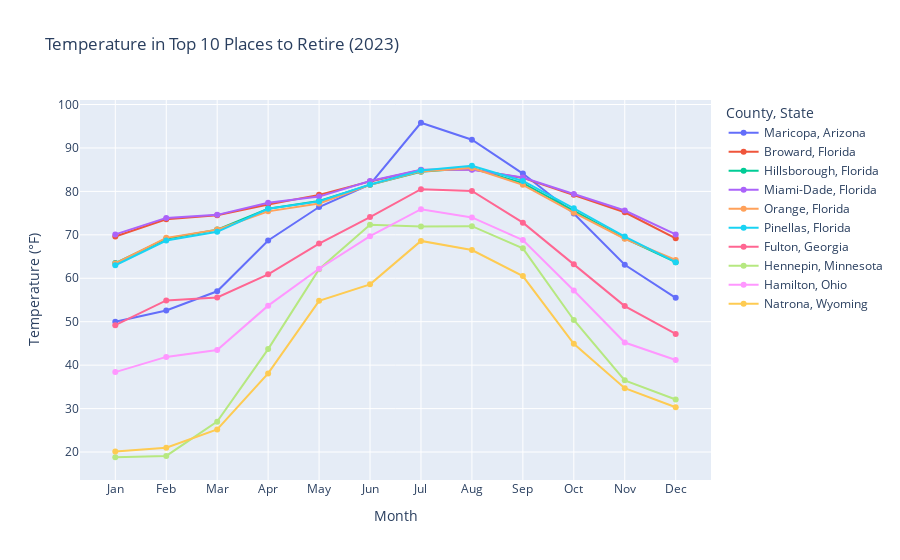
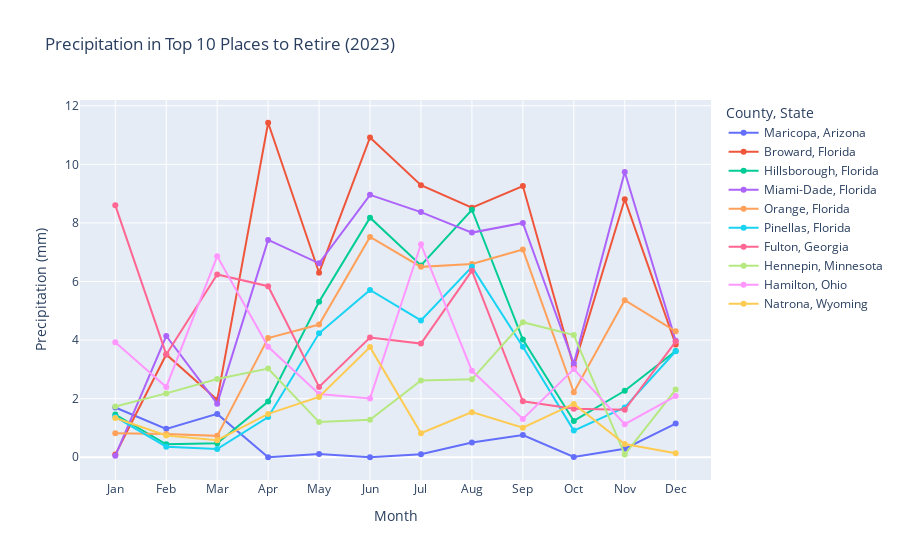

Here is the notebook cell these charts were saved with, in order:
### Code cell
import pandas as pd
import plotly.express as px
import plotly.graph_objects as go

# Assuming final_results is your DataFrame already filtered for the year 2023
final_results = final_results[final_results['year'] == 2023]
# Create a new column for the legend
final_results['County_State'] = final_results['County_Name'] + ', ' + final_results['State']

# Create a line plot for temperature
fig_temp = px.line(
    final_results,
    x='month',
    y='temp',
    color='County_State',  # Use the new column for legend
    markers=True,
    title='Temperature in Top 10 Places to Retire (2023)'
)

# Update layout for temperature
fig_temp.update_layout(
    xaxis_title='Month',
    yaxis_title='Temperature (°F)',  # Adjust unit as needed
    legend_title='County, State',
)

# Show temperature plot
fig_temp.show()

# Create a line plot for precipitation
fig_percip = px.line(
    final_results,
    x='month',
    y='percip',
    color='County_State',  # Use the new column for legend
    markers=True,
    title='Precipitation in Top 10 Places to Retire (2023)'
)

# Update layout for precipitation
fig_percip.update_layout(
    xaxis_title='Month',
    yaxis_title='Precipitation (mm)',  # Adjust unit as needed
    legend_title='County, State',
)

# Show precipitation plot
fig_percip.show()

### Figure 1 — Plotly figure (JSON) as saved in the notebook; plotly's stock layout.template omitted (floating-point values rounded to 4 significant figures)
{"data": [{"hovertemplate": "County_State=Maricopa, Arizona<br>month=%{x}<br>temp=%{y}<extra></extra>", "legendgroup": "Maricopa, Arizona", "line": {"color": "#636efa", "dash": "solid"}, "marker": {"symbol": "circle"}, "mode": "lines+markers", "name": "Maricopa, Arizona", "orientation": "v", "showlegend": true, "type": "scatter", "x": ["Jan", "Feb", "Mar", "Apr", "May", "Jun", "Jul", "Aug", "Sep", "Oct", "Nov", "Dec"], "xaxis": "x", "y": [50, 52.6, 57, 68.7, 76.4, 81.6, 95.8, 91.9, 84.1, 74.9, 63.1, 55.5], "yaxis": "y"}, {"hovertemplate": "County_State=Broward, Florida<br>month=%{x}<br>temp=%{y}<extra></extra>", "legendgroup": "Broward, Florida", "line": {"color": "#EF553B", "dash": "solid"}, "marker": {"symbol": "circle"}, "mode": "lines+markers", "name": "Broward, Florida", "orientation": "v", "showlegend": true, "type": "scatter", "x": ["Jan", "Feb", "Mar", "Apr", "May", "Jun", "Jul", "Aug", "Sep", "Oct", "Nov", "Dec"], "xaxis": "x", "y": [69.6, 73.6, 74.5, 77, 79.2, 82.3, 84.9, 85.1, 83.1, 79.2, 75.2, 69.2], "yaxis": "y"}, {"hovertemplate": "County_State=Hillsborough, Florida<br>month=%{x}<br>temp=%{y}<extra></extra>", "legendgroup": "Hillsborough, Florida", "line": {"color": "#00cc96", "dash": "solid"}, "marker": {"symbol": "circle"}, "mode": "lines+markers", "name": "Hillsborough, Florida", "orientation": "v", "showlegend": true, "type": "scatter", "x": ["Jan", "Feb", "Mar", "Apr", "May", "Jun", "Jul", "Aug", "Sep", "Oct", "Nov", "Dec"], "xaxis": "x", "y": [63.5, 69.1, 71.2, 76, 77.8, 81.5, 84.5, 85.4, 81.9, 75.5, 69.2, 63.7], "yaxis": "y"}, {"hovertemplate": "County_State=Miami-Dade, Florida<br>month=%{x}<br>temp=%{y}<extra></extra>", "legendgroup": "Miami-Dade, Florida", "line": {"color": "#ab63fa", "dash": "solid"}, "marker": {"symbol": "circle"}, "mode": "lines+markers", "name": "Miami-Dade, Florida", "orientation": "v", "showlegend": true, "type": "scatter", "x": ["Jan", "Feb", "Mar", "Apr", "May", "Jun", "Jul", "Aug", "Sep", "Oct", "Nov", "Dec"], "xaxis": "x", "y": [70.1, 73.9, 74.6, 77.4, 78.8, 82.4, 85, 85, 83.2, 79.4, 75.6, 70.1], "yaxis": "y"}, {"hovertemplate": "County_State=Orange, Florida<br>month=%{x}<br>temp=%{y}<extra></extra>", "legendgroup": "Orange, Florida", "line": {"color": "#FFA15A", "dash": "solid"}, "marker": {"symbol": "circle"}, "mode": "lines+markers", "name": "Orange, Florida", "orientation": "v", "showlegend": true, "type": "scatter", "x": ["Jan", "Feb", "Mar", "Apr", "May", "Jun", "Jul", "Aug", "Sep", "Oct", "Nov", "Dec"], "xaxis": "x", "y": [63.4, 69.3, 71.2, 75.4, 77.2, 81.5, 84.6, 85.4, 81.5, 75.1, 69.1, 64.2], "yaxis": "y"}, {"hovertemplate": "County_State=Pinellas, Florida<br>month=%{x}<br>temp=%{y}<extra></extra>", "legendgroup": "Pinellas, Florida", "line": {"color": "#19d3f3", "dash": "solid"}, "marker": {"symbol": "circle"}, "mode": "lines+markers", "name": "Pinellas, Florida", "orientation": "v", "showlegend": true, "type": "scatter", "x": ["Jan", "Feb", "Mar", "Apr", "May", "Jun", "Jul", "Aug", "Sep", "Oct", "Nov", "Dec"], "xaxis": "x", "y": [63, 68.7, 70.7, 76, 77.7, 81.6, 84.8, 85.9, 82.4, 76.1, 69.6, 63.7], "yaxis": "y"}, {"hovertemplate": "County_State=Fulton, Georgia<br>month=%{x}<br>temp=%{y}<extra></extra>", "legendgroup": "Fulton, Georgia", "line": {"color": "#FF6692", "dash": "solid"}, "marker": {"symbol": "circle"}, "mode": "lines+markers", "name": "Fulton, Georgia", "orientation": "v", "showlegend": true, "type": "scatter", "x": ["Jan", "Feb", "Mar", "Apr", "May", "Jun", "Jul", "Aug", "Sep", "Oct", "Nov", "Dec"], "xaxis": "x", "y": [49.2, 54.9, 55.6, 60.9, 68, 74.1, 80.5, 80.1, 72.8, 63.2, 53.6, 47.2], "yaxis": "y"}, {"hovertemplate": "County_State=Hennepin, Minnesota<br>month=%{x}<br>temp=%{y}<extra></extra>", "legendgroup": "Hennepin, Minnesota", "line": {"color": "#B6E880", "dash": "solid"}, "marker": {"symbol": "circle"}, "mode": "lines+markers", "name": "Hennepin, Minnesota", "orientation": "v", "showlegend": true, "type": "scatter", "x": ["Jan", "Feb", "Mar", "Apr", "May", "Jun", "Jul", "Aug", "Sep", "Oct", "Nov", "Dec"], "xaxis": "x", "y": [18.8, 19.1, 27, 43.7, 62.1, 72.3, 71.9, 72, 66.9, 50.4, 36.5, 32.1], "yaxis": "y"}, {"hovertemplate": "County_State=Hamilton, Ohio<br>month=%{x}<br>temp=%{y}<extra></extra>", "legendgroup": "Hamilton, Ohio", "line": {"color": "#FF97FF", "dash": "solid"}, "marker": {"symbol": "circle"}, "mode": "lines+markers", "name": "Hamilton, Ohio", "orientation": "v", "showlegend": true, "type": "scatter", "x": ["Jan", "Feb", "Mar", "Apr", "May", "Jun", "Jul", "Aug", "Sep", "Oct", "Nov", "Dec"], "xaxis": "x", "y": [38.4, 41.9, 43.5, 53.7, 62.2, 69.7, 75.9, 74, 68.8, 57.2, 45.2, 41.2], "yaxis": "y"}, {"hovertemplate": "County_State=Natrona, Wyoming<br>month=%{x}<br>temp=%{y}<extra></extra>", "legendgroup": "Natrona, Wyoming", "line": {"color": "#FECB52", "dash": "solid"}, "marker": {"symbol": "circle"}, "mode": "lines+markers", "name": "Natrona, Wyoming", "orientation": "v", "showlegend": true, "type": "scatter", "x": ["Jan", "Feb", "Mar", "Apr", "May", "Jun", "Jul", "Aug", "Sep", "Oct", "Nov", "Dec"], "xaxis": "x", "y": [20.1, 21, 25.2, 38.1, 54.8, 58.6, 68.6, 66.5, 60.5, 44.9, 34.7, 30.3], "yaxis": "y"}], "layout": {"legend": {"title": {"text": "County, State"}, "tracegroupgap": 0}, "title": {"text": "Temperature in Top 10 Places to Retire (2023)"}, "xaxis": {"anchor": "y", "domain": [0, 1], "title": {"text": "Month"}}, "yaxis": {"anchor": "x", "domain": [0, 1], "title": {"text": "Temperature (°F)"}}}}

### Figure 2 — Plotly figure (JSON) as saved in the notebook; plotly's stock layout.template omitted (floating-point values rounded to 4 significant figures)
{"data": [{"hovertemplate": "County_State=Maricopa, Arizona<br>month=%{x}<br>percip=%{y}<extra></extra>", "legendgroup": "Maricopa, Arizona", "line": {"color": "#636efa", "dash": "solid"}, "marker": {"symbol": "circle"}, "mode": "lines+markers", "name": "Maricopa, Arizona", "orientation": "v", "showlegend": true, "type": "scatter", "x": ["Jan", "Feb", "Mar", "Apr", "May", "Jun", "Jul", "Aug", "Sep", "Oct", "Nov", "Dec"], "xaxis": "x", "y": [1.7, 0.97, 1.48, 0, 0.11, 0, 0.1, 0.5, 0.76, 0.01, 0.29, 1.15], "yaxis": "y"}, {"hovertemplate": "County_State=Broward, Florida<br>month=%{x}<br>percip=%{y}<extra></extra>", "legendgroup": "Broward, Florida", "line": {"color": "#EF553B", "dash": "solid"}, "marker": {"symbol": "circle"}, "mode": "lines+markers", "name": "Broward, Florida", "orientation": "v", "showlegend": true, "type": "scatter", "x": ["Jan", "Feb", "Mar", "Apr", "May", "Jun", "Jul", "Aug", "Sep", "Oct", "Nov", "Dec"], "xaxis": "x", "y": [0.09, 3.51, 1.96, 11.42, 6.3, 10.92, 9.29, 8.52, 9.26, 3.09, 8.81, 3.85], "yaxis": "y"}, {"hovertemplate": "County_State=Hillsborough, Florida<br>month=%{x}<br>percip=%{y}<extra></extra>", "legendgroup": "Hillsborough, Florida", "line": {"color": "#00cc96", "dash": "solid"}, "marker": {"symbol": "circle"}, "mode": "lines+markers", "name": "Hillsborough, Florida", "orientation": "v", "showlegend": true, "type": "scatter", "x": ["Jan", "Feb", "Mar", "Apr", "May", "Jun", "Jul", "Aug", "Sep", "Oct", "Nov", "Dec"], "xaxis": "x", "y": [1.46, 0.44, 0.48, 1.9, 5.31, 8.18, 6.55, 8.45, 4.02, 1.24, 2.27, 3.63], "yaxis": "y"}, {"hovertemplate": "County_State=Miami-Dade, Florida<br>month=%{x}<br>percip=%{y}<extra></extra>", "legendgroup": "Miami-Dade, Florida", "line": {"color": "#ab63fa", "dash": "solid"}, "marker": {"symbol": "circle"}, "mode": "lines+markers", "name": "Miami-Dade, Florida", "orientation": "v", "showlegend": true, "type": "scatter", "x": ["Jan", "Feb", "Mar", "Apr", "May", "Jun", "Jul", "Aug", "Sep", "Oct", "Nov", "Dec"], "xaxis": "x", "y": [0.05, 4.14, 1.83, 7.42, 6.62, 8.96, 8.37, 7.67, 8, 3.2, 9.74, 3.98], "yaxis": "y"}, {"hovertemplate": "County_State=Orange, Florida<br>month=%{x}<br>percip=%{y}<extra></extra>", "legendgroup": "Orange, Florida", "line": {"color": "#FFA15A", "dash": "solid"}, "marker": {"symbol": "circle"}, "mode": "lines+markers", "name": "Orange, Florida", "orientation": "v", "showlegend": true, "type": "scatter", "x": ["Jan", "Feb", "Mar", "Apr", "May", "Jun", "Jul", "Aug", "Sep", "Oct", "Nov", "Dec"], "xaxis": "x", "y": [0.82, 0.79, 0.73, 4.07, 4.53, 7.52, 6.5, 6.6, 7.09, 2.22, 5.36, 4.3], "yaxis": "y"}, {"hovertemplate": "County_State=Pinellas, Florida<br>month=%{x}<br>percip=%{y}<extra></extra>", "legendgroup": "Pinellas, Florida", "line": {"color": "#19d3f3", "dash": "solid"}, "marker": {"symbol": "circle"}, "mode": "lines+markers", "name": "Pinellas, Florida", "orientation": "v", "showlegend": true, "type": "scatter", "x": ["Jan", "Feb", "Mar", "Apr", "May", "Jun", "Jul", "Aug", "Sep", "Oct", "Nov", "Dec"], "xaxis": "x", "y": [1.38, 0.36, 0.28, 1.37, 4.23, 5.71, 4.67, 6.5, 3.77, 0.91, 1.7, 3.62], "yaxis": "y"}, {"hovertemplate": "County_State=Fulton, Georgia<br>month=%{x}<br>percip=%{y}<extra></extra>", "legendgroup": "Fulton, Georgia", "line": {"color": "#FF6692", "dash": "solid"}, "marker": {"symbol": "circle"}, "mode": "lines+markers", "name": "Fulton, Georgia", "orientation": "v", "showlegend": true, "type": "scatter", "x": ["Jan", "Feb", "Mar", "Apr", "May", "Jun", "Jul", "Aug", "Sep", "Oct", "Nov", "Dec"], "xaxis": "x", "y": [8.6, 3.51, 6.24, 5.84, 2.4, 4.09, 3.88, 6.37, 1.91, 1.66, 1.62, 3.95], "yaxis": "y"}, {"hovertemplate": "County_State=Hennepin, Minnesota<br>month=%{x}<br>percip=%{y}<extra></extra>", "legendgroup": "Hennepin, Minnesota", "line": {"color": "#B6E880", "dash": "solid"}, "marker": {"symbol": "circle"}, "mode": "lines+markers", "name": "Hennepin, Minnesota", "orientation": "v", "showlegend": true, "type": "scatter", "x": ["Jan", "Feb", "Mar", "Apr", "May", "Jun", "Jul", "Aug", "Sep", "Oct", "Nov", "Dec"], "xaxis": "x", "y": [1.73, 2.18, 2.67, 3.03, 1.2, 1.28, 2.62, 2.66, 4.61, 4.17, 0.09, 2.31], "yaxis": "y"}, {"hovertemplate": "County_State=Hamilton, Ohio<br>month=%{x}<br>percip=%{y}<extra></extra>", "legendgroup": "Hamilton, Ohio", "line": {"color": "#FF97FF", "dash": "solid"}, "marker": {"symbol": "circle"}, "mode": "lines+markers", "name": "Hamilton, Ohio", "orientation": "v", "showlegend": true, "type": "scatter", "x": ["Jan", "Feb", "Mar", "Apr", "May", "Jun", "Jul", "Aug", "Sep", "Oct", "Nov", "Dec"], "xaxis": "x", "y": [3.93, 2.4, 6.86, 3.77, 2.16, 2.01, 7.27, 2.95, 1.31, 3.01, 1.13, 2.09], "yaxis": "y"}, {"hovertemplate": "County_State=Natrona, Wyoming<br>month=%{x}<br>percip=%{y}<extra></extra>", "legendgroup": "Natrona, Wyoming", "line": {"color": "#FECB52", "dash": "solid"}, "marker": {"symbol": "circle"}, "mode": "lines+markers", "name": "Natrona, Wyoming", "orientation": "v", "showlegend": true, "type": "scatter", "x": ["Jan", "Feb", "Mar", "Apr", "May", "Jun", "Jul", "Aug", "Sep", "Oct", "Nov", "Dec"], "xaxis": "x", "y": [1.34, 0.74, 0.58, 1.48, 2.06, 3.76, 0.82, 1.54, 1.01, 1.82, 0.45, 0.14], "yaxis": "y"}], "layout": {"legend": {"title": {"text": "County, State"}, "tracegroupgap": 0}, "title": {"text": "Precipitation in Top 10 Places to Retire (2023)"}, "xaxis": {"anchor": "y", "domain": [0, 1], "title": {"text": "Month"}}, "yaxis": {"anchor": "x", "domain": [0, 1], "title": {"text": "Precipitation (mm)"}}}}
